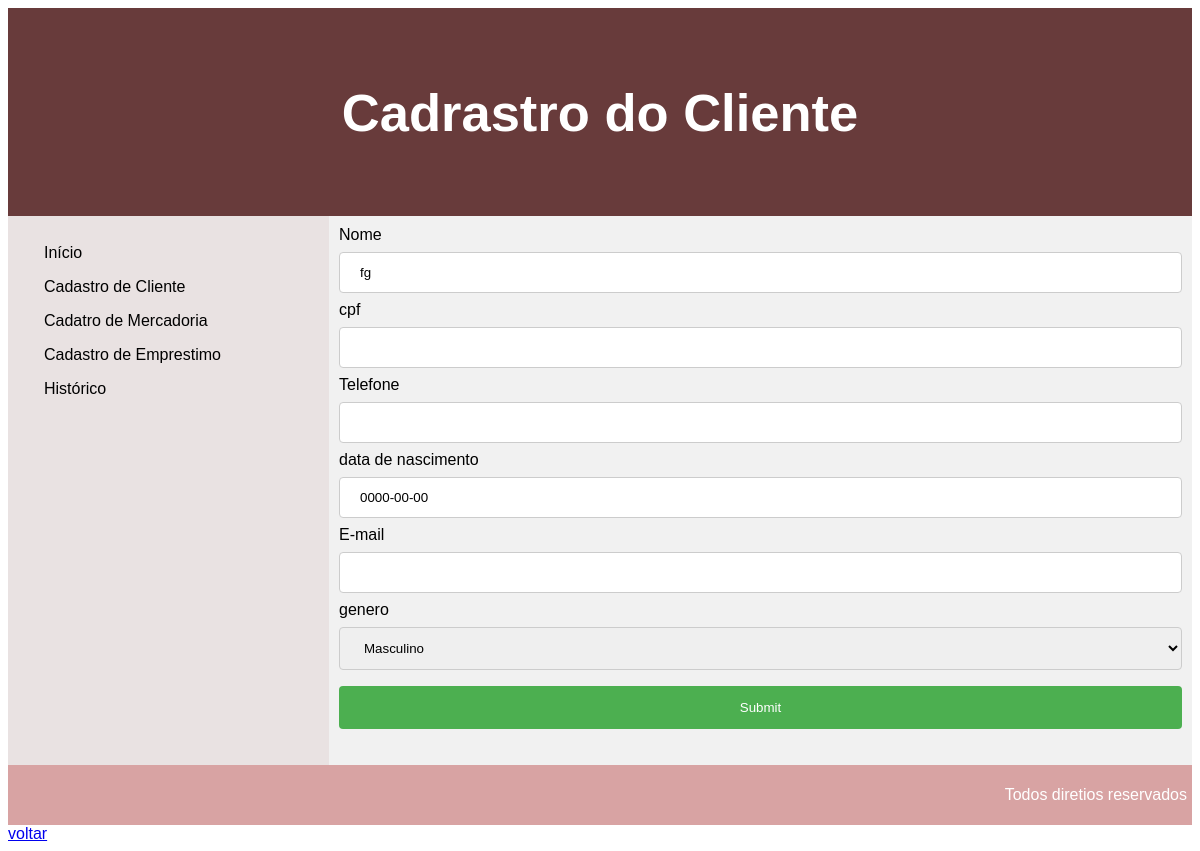
/CadCliente.php?id=23, run on the app's committed database.
### tables this page shows
CREATE TABLE `clientes` (
  `id` int(11) NOT NULL,
  `nome` varchar(90) NOT NULL,
  `cpf` varchar(11) NOT NULL,
  `telefone` varchar(13) NOT NULL,
  `data_de_nascimento` date NOT NULL,
  `email` varchar(30) NOT NULL,
  `genero` varchar(1) NOT NULL
);

### CadCliente.php (the view, shortened to what this page needs)
<?php
include "includes/conecta.php";
$nome = "";
$cpf = "";
$telefone = "";
$data_de_nascimento = "";
$email = "";
$genero = "";
if(isset($_GET['id'])){
    $id = $_GET['id'];
    $sql = "SELECT * FROM clientes WHERE id = $id";
    $res = mysqli_query($conn, $sql);
    $row = mysqli_fetch_assoc($res);
    $nome = $row['nome'];
    $telefone = $row['telefone'];
    $data_de_nascimento = $row['data_de_nascimento'];
    $email = $row['email'];
    $genero = $row['genero'];
}
?>
<!DOCTYPE html>
<html>
    <head>
        <link href="css/estilo.css" rel="stylesheet">
    </head>
    <body>
        <header>
            <h2>Cadrastro do Cliente</h2>
          </header>
           <section>
            <?php
            include "includes/menu.php";
            ?>
             <article>
                <form action="recebecliente.php" method="post">
                    <label for="Nome">Nome</label>
                    <input type="text" name="nome" value="<?php echo $nome; ?>" />
                    <label for="Cpf">cpf</label>
                    <input type="text" name="cpf" value="<?php echo $cpf; ?>" />
                    <label for="Telefone">Telefone</label>
                    <input type="text" name="Telefone" value="<?php echo $telefone; ?>"/>
                    <label for="data de nascimento">data de nascimento</label>
                    <input type="text" name="dataNascimento" value="<?php echo $data_de_nascimento; ?>"/>
                    <label for="E-mail">E-mail</label>
                    <input type="text" name="email" value="<?php echo $email; ?>"/>
                    <label for="genero">genero</label>
                    <select name="genero">
                        <option value="M" <?php if ($genero=='M'){echo "selected";}?> >Masculino</option>
                    </select>
                    <input type="submit"><br/><br/>
            </article>
          </section>
          <footer>
            <p>Todos diretios reservados</p>
          </footer>
        <a href="Tela inicial.php">voltar</a>
    </body>
</html>

### css/estilo.css (style rules this page uses)
* { box-sizing: border-box; }
body { font-family: Arial, Helvetica, sans-serif; }
header { background-color: rgb(104, 59, 59); padding: 30px; text-align: center; font-size: 35px; color: white; }
section { display: -webkit-flex; display: flex; }
article { -webkit-flex: 3; -ms-flex: 3; flex: 3; background-color: #f1f1f1; padding: 10px; }
footer { background-color: rgb(216, 163, 163); padding: 5px; text-align: end; color: white; }
input[type=text], select { width: 100%; padding: 12px 20px; margin: 8px 0; display: inline-block; border: 1px solid #ccc; border-radius: 4px; box-sizing: border-box; }
input[type=submit] { width: 100%; background-color: #4CAF50; color: white; padding: 14px 20px; margin: 8px 0; border: none; border-radius: 4px; cursor: pointer; }

### data on the page
clientes: nome "fg", dataNascimento "0000-00-00", genero "Masculino"
